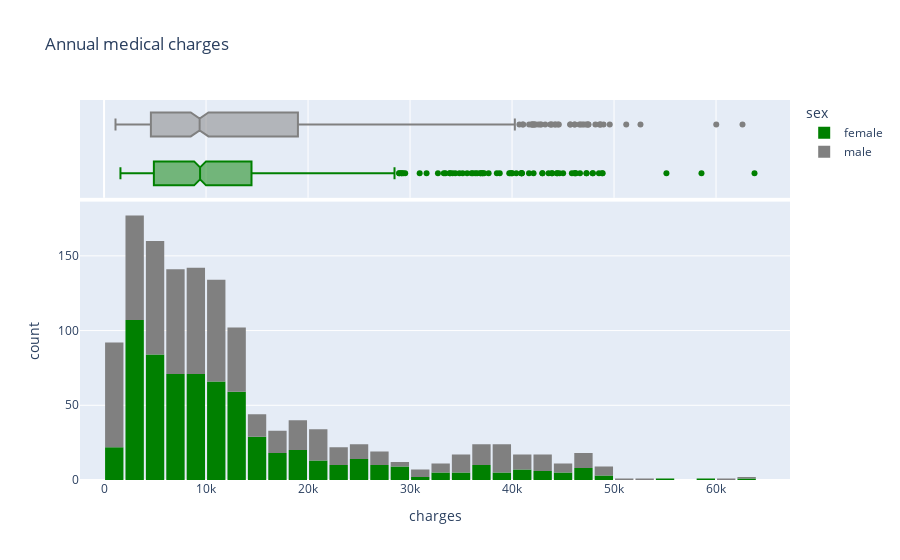

Notebook source saved alongside this figure:
### Code cell
fig = px.histogram(medical_df,x = 'charges',marginal='box',color='sex',nbins = 47,color_discrete_sequence=['green','gray'],title='Annual medical charges')
fig.update_layout(bargap = 0.1)
fig.show()

### Figure 1 — Plotly figure (JSON) as saved in the notebook; plotly's stock layout.template omitted (floating-point values rounded to 4 significant figures; data arrays with more than 128 entries replaced by an {"elided": "..."} marker saying what was removed)
{"data": [{"alignmentgroup": "True", "bingroup": "x", "hovertemplate": "sex=female<br>charges=%{x}<br>count=%{y}<extra></extra>", "legendgroup": "female", "marker": {"color": "green", "pattern": {"shape": ""}}, "name": "female", "nbinsx": 47, "offsetgroup": "female", "orientation": "v", "showlegend": true, "type": "histogram", "x": {"elided": "662 float values"}, "xaxis": "x", "yaxis": "y"}, {"alignmentgroup": "True", "hovertemplate": "sex=female<br>charges=%{x}<extra></extra>", "legendgroup": "female", "marker": {"color": "green"}, "name": "female", "notched": true, "offsetgroup": "female", "showlegend": false, "type": "box", "x": {"elided": "662 float values"}, "xaxis": "x2", "yaxis": "y2"}, {"alignmentgroup": "True", "bingroup": "x", "hovertemplate": "sex=male<br>charges=%{x}<br>count=%{y}<extra></extra>", "legendgroup": "male", "marker": {"color": "gray", "pattern": {"shape": ""}}, "name": "male", "nbinsx": 47, "offsetgroup": "male", "orientation": "v", "showlegend": true, "type": "histogram", "x": {"elided": "676 float values"}, "xaxis": "x", "yaxis": "y"}, {"alignmentgroup": "True", "hovertemplate": "sex=male<br>charges=%{x}<extra></extra>", "legendgroup": "male", "marker": {"color": "gray"}, "name": "male", "notched": true, "offsetgroup": "male", "showlegend": false, "type": "box", "x": {"elided": "676 float values"}, "xaxis": "x2", "yaxis": "y2"}], "layout": {"bargap": 0.1, "barmode": "relative", "legend": {"title": {"text": "sex"}, "tracegroupgap": 0}, "title": {"text": "Annual medical charges"}, "xaxis": {"anchor": "y", "domain": [0, 1], "title": {"text": "charges"}}, "xaxis2": {"anchor": "y2", "domain": [0, 1], "matches": "x", "showgrid": true, "showticklabels": false}, "yaxis": {"anchor": "x", "domain": [0, 0.7326], "title": {"text": "count"}}, "yaxis2": {"anchor": "x2", "domain": [0.7426, 1], "matches": "y2", "showgrid": false, "showline": false, "showticklabels": false, "ticks": ""}}}
